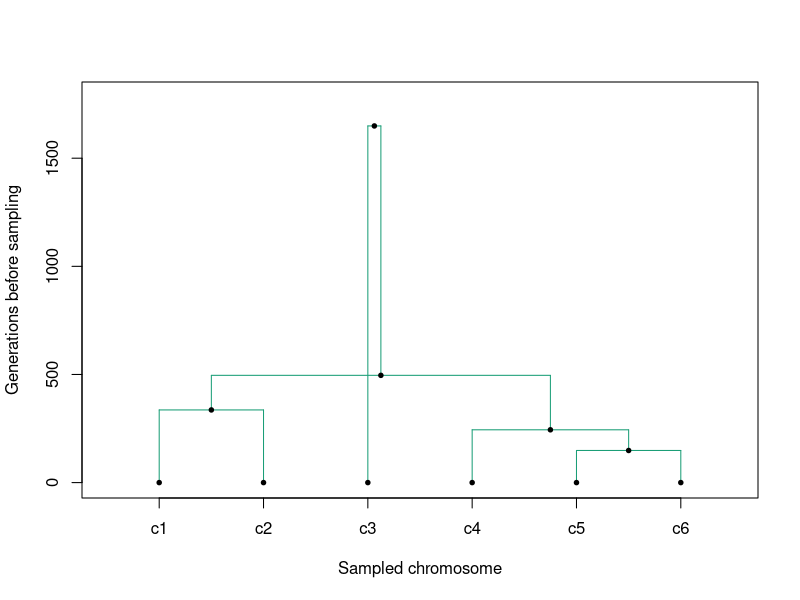
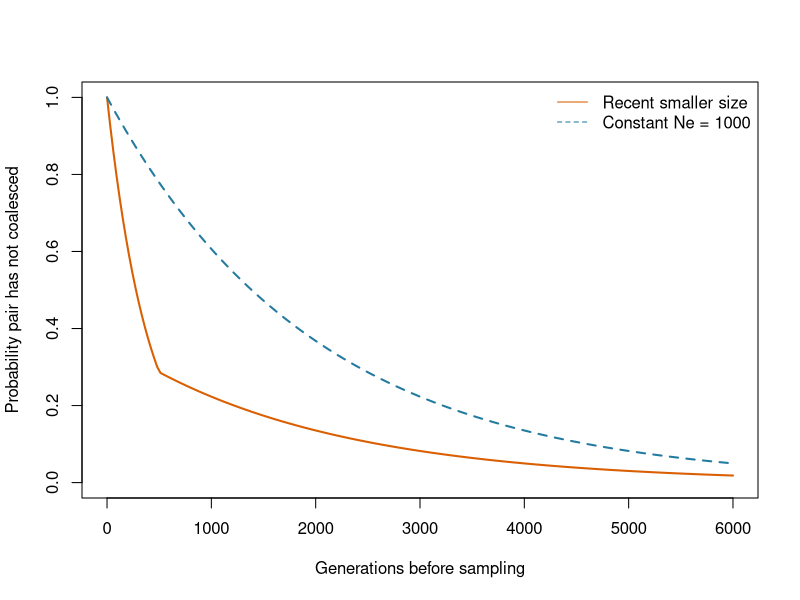

Recreate these plots in R, in order.
## ---- chunk 1
#| label: pair-waiting-time
Ne <- 1000
coalescence_probability <- 1/(2*Ne)
exact_mean <- 1/coalescence_probability
exact_variance <- (1-coalescence_probability)/coalescence_probability^2
c(mean_generations=exact_mean,variance_generations_squared=exact_variance)
## ---- chunk 2
#| label: discrete-continuous-check
times <- c(0,500,2000,4000)
data.frame(generations=times,
           discrete_survival=(1-coalescence_probability)^times,
           continuous_survival=exp(-times/(2*Ne)))
## ---- chunk 3
#| label: coalescent-expectations
n <- 6L
k <- n:2
expected_wait <- 2*Ne/choose(k,2)
expected_mrca <- sum(expected_wait)
expected_length <- sum(k*expected_wait)
stopifnot(abs(expected_mrca-4*Ne*(1-1/n))<1e-10,
          abs(expected_length-4*Ne*sum(1/(1:(n-1))))<1e-10)
data.frame(lineages=k,expected_wait_generations=expected_wait)
c(expected_MRCA=expected_mrca,expected_total_branch_length=expected_length)
## ---- chunk 4
#| label: simulate-genealogy
set.seed(1501)
height <- numeric(2*n-1)
descendants <- matrix(FALSE,2*n-1,n)
descendants[1:n,] <- diag(TRUE,n)
active <- seq_len(n)
edges <- matrix(integer(),0,2,dimnames=list(NULL,c("parent","child")))
pair_time <- matrix(0,n,n)
waits <- numeric(n-1)
time <- 0
for(event in seq_len(n-1)) {
  k_now <- length(active)
  waits[event] <- rexp(1,rate=choose(k_now,2)/(2*Ne))
  time <- time+waits[event]
  chosen <- sample(seq_along(active),2,replace=FALSE)
  children <- active[chosen]
  parent <- n+event
  height[parent] <- time
  descendants[parent,] <- descendants[children[1],] | descendants[children[2],]
  a <- which(descendants[children[1],]);b <- which(descendants[children[2],])
  pair_time[a,b] <- pair_time[b,a] <- time
  edges <- rbind(edges,c(parent,children[1]),c(parent,children[2]))
  active <- c(active[-chosen],parent)
}
branch_length <- height[edges[,"parent"]]-height[edges[,"child"]]
stopifnot(length(active)==1,nrow(edges)==2*(n-1),all(branch_length>0),
          abs(sum(branch_length)-sum((n:2)*waits))<1e-10,
          abs(max(pair_time)-sum(waits))<1e-10)
c(realized_MRCA=time,realized_total_branch_length=sum(branch_length),
  realized_mean_pair_MRCA=mean(pair_time[upper.tri(pair_time)]))
## ---- chunk 5
#| label: genealogy-plot
x <- numeric(2*n-1);x[1:n] <- seq_len(n)
for(parent in (n+1):(2*n-1)) {
  children <- edges[edges[,"parent"]==parent,"child"]
  x[parent] <- mean(x[children])
}
plot(NA,xlim=c(.5,n+.5),ylim=c(0,max(height)*1.08),
     xlab="Sampled chromosome",ylab="Generations before sampling",xaxt="n")
axis(1,at=1:n,labels=paste0("c",1:n))
for(i in seq_len(nrow(edges))) {
  parent <- edges[i,"parent"];child <- edges[i,"child"]
  segments(x[child],height[child],x[child],height[parent],col="#1b9e77")
  segments(x[child],height[parent],x[parent],height[parent],col="#1b9e77")
}
points(x,height,pch=19,cex=.6)
## ---- chunk 6
#| label: mutations-on-tree
mu <- 1e-6
L <- 1000L
mutations <- rpois(length(branch_length),lambda=mu*L*branch_length)
mutation_edge <- rep(seq_along(mutations),mutations)
S <- length(mutation_edge)
stopifnot(S>0,S<=L) # This seeded teaching draw fits the displayed segment scale.
M <- t(descendants[edges[mutation_edge,"child"],,drop=FALSE])*1L
rownames(M) <- paste0("c",1:n)
colnames(M) <- paste0("mutation",seq_len(S))
M
pairs <- combn(n,2)
differences <- apply(pairs,2,function(p) sum(M[p[1],]!=M[p[2],]))
pi_sample <- mean(differences)/L
harmonic <- sum(1/(1:(n-1)))
theta_W <- S/(L*harmonic)
stopifnot(all(colSums(M)>0),all(colSums(M)<n),
          abs(pi_sample-mean(apply(M,2,function(z) {
            p <- mean(z);n/(n-1)*2*p*(1-p)
          }))*S/L)<1e-12)
c(segregating_sites=S,nucleotide_diversity=pi_sample,Watterson_theta=theta_W)
## ---- chunk 7
#| label: conditional-mutation-expectations
mean_pair_time <- mean(pair_time[upper.tri(pair_time)])
# Count pairs separated by each branch and average their mutation exposure.
number_descendants <- rowSums(descendants[edges[,"child"],,drop=FALSE])
branch_pair_average <- sum(branch_length*number_descendants*(n-number_descendants))/choose(n,2)
stopifnot(abs(branch_pair_average-2*mean_pair_time)<1e-10)
c(expected_S_given_tree=mu*L*sum(branch_length),
  expected_pi_given_tree=2*mu*mean_pair_time,
  population_theta=4*Ne*mu)
## ---- chunk 8
#| label: demographic-survival
recent <- 200;ancestral <- 1000;boundary <- 500
t_grid <- seq(0,6000,length.out=200)
survival <- exp(-pmin(t_grid,boundary)/(2*recent)-
                pmax(t_grid-boundary,0)/(2*ancestral))
plot(t_grid,survival,type="l",lwd=2,col="#d95f02",ylim=c(0,1),
     xlab="Generations before sampling",ylab="Probability pair has not coalesced")
lines(t_grid,exp(-t_grid/(2*ancestral)),lty=2,lwd=2,col="#247BA0")
legend("topright",c("Recent smaller size","Constant Ne = 1000"),
       col=c("#d95f02","#247BA0"),lty=c(1,2),bty="n")
p_survive_recent <- exp(-boundary/(2*recent))
mean_two_epoch <- 2*recent*(1-p_survive_recent)+2*ancestral*p_survive_recent
c(constant_mean=2*ancestral,two_epoch_mean=mean_two_epoch)
# Equal sizes must recover the constant-size expectation.
p_constant <- exp(-boundary/(2*ancestral))
stopifnot(abs(2*ancestral*(1-p_constant)+2*ancestral*p_constant-2*ancestral)<1e-10)
## ---- chunk 9
for(sample_size in c(2,10)) {
  print(c(chromosomes=sample_size,
          expected_MRCA=4*Ne*(1-1/sample_size),
          expected_branch_length=4*Ne*sum(1/(1:(sample_size-1)))))
}
